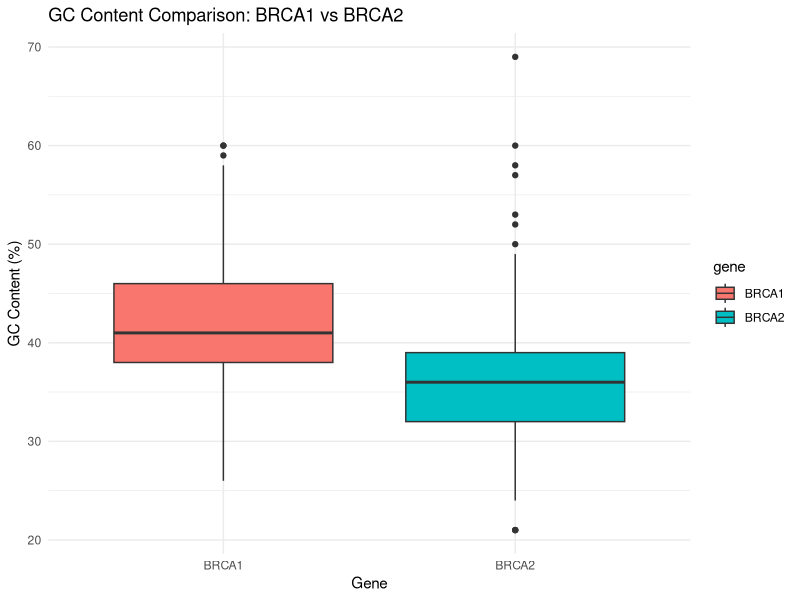
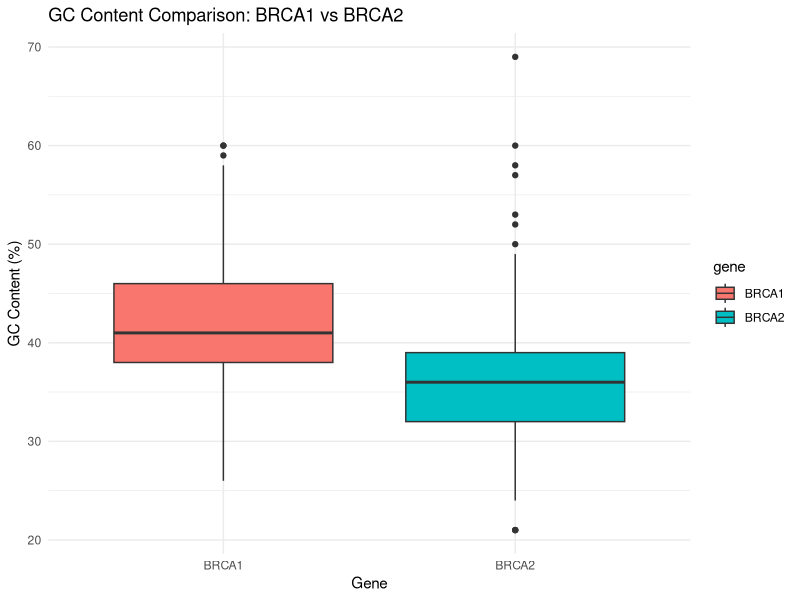

Here is the R script that generated these plots, in order:
# 06_statistics.R
# Statistical comparison of window-level GC content between BRCA1 and BRCA2.
# Input: gc_content_for_r.csv (exported from 03_skew_analysis.py)

data <- read.csv("gc_content_for_r.csv")
head(data)
str(data)

# --- Welch two-sample t-test ---
brca1_data <- data[data$gene == "BRCA1", "gc_content"]
brca2_data <- data[data$gene == "BRCA2", "gc_content"]

t_test_result <- t.test(brca1_data, brca2_data)
print(t_test_result)

# Save results
capture.output(t_test_result, file = "statistical_test_results.txt")

# --- Boxplot comparison ---
install.packages("ggplot2")
library(ggplot2)

ggplot(data, aes(x = gene, y = gc_content, fill = gene)) +
  geom_boxplot() +
  labs(
    title = "GC Content Comparison: BRCA1 vs BRCA2",
    x = "Gene", y = "GC Content (%)"
  ) +
  theme_minimal()

ggsave("brca1_vs_brca2_boxplot.png", width = 8, height = 5, dpi = 300)
